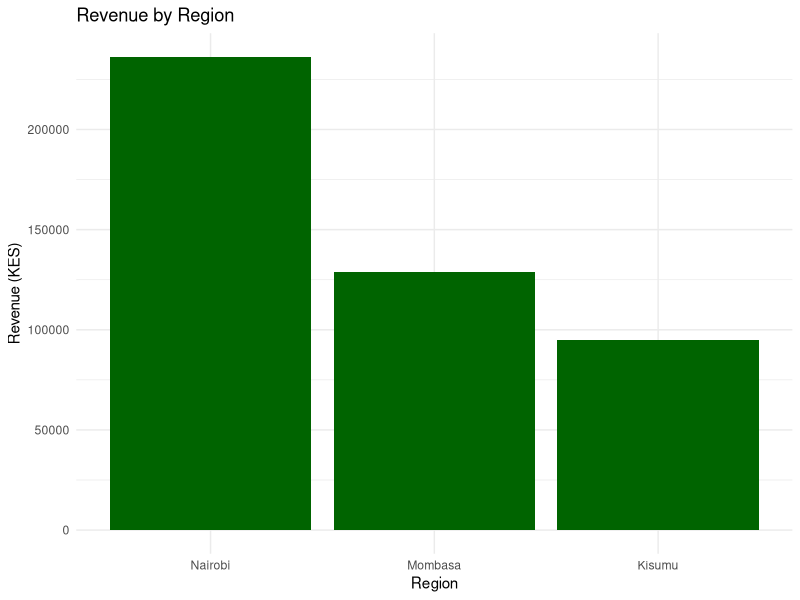

Reproduce this figure in R.
## ---- chunk 1
knitr::opts_chunk$set(echo = TRUE, message = FALSE, warning = FALSE)
library(dplyr)
library(ggplot2)
## ---- chunk 2
sales <- read.csv("data/sales_sample.csv")
head(sales)
## ---- chunk 3
sales %>%
  group_by(region) %>%
  summarise(total_revenue = sum(revenue), .groups = "drop") %>%
  arrange(desc(total_revenue))
## ---- chunk 4
sales %>%
  group_by(region) %>%
  summarise(total_revenue = sum(revenue), .groups = "drop") %>%
  ggplot(aes(x = reorder(region, -total_revenue), y = total_revenue)) +
  geom_col(fill = "darkgreen") +
  labs(title = "Revenue by Region", x = "Region", y = "Revenue (KES)") +
  theme_minimal()
